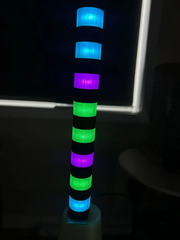
#> input picture img/beacon_01_qvga.jpg, 180 x 240 px
$ python -i color_thresh.py   (imports and definitions only)
#> lines starting #> are read from the running program, lines starting #| are printed output that depends on the picture
"""
- thresholding the image in HSV space for the three colors the pole can display
  (green, blue, pink) and unioning the resulting masks
- The mask is cleaned up with morphologic open/close operations to remove noise
- small contours are dropped
- image moments of the surviving mask are computed and the centroid is taken as
  the ratio of the first-order moments to the zero-order moment
"""

from __future__ import annotations

from pathlib import Path

import cv2
import numpy as np

from detectors.detector import AdjustableParam, Detector
from my_types import DetectCentroidResult

GREEN = ((40, 60, 60), (85, 255, 255))
BLUE = ((95, 60, 60), (130, 255, 255))
PINK = ((140, 60, 60), (179, 255, 255))

CONTOUR_LIMIT_FACTOR = 0.10


# [19 lines that did not run here, left out]


# [5 lines that did not run here, left out]


# [28 lines that did not run here, left out]


def _drop_small_contours(mask: np.ndarray) -> np.ndarray:
    contours, _ = cv2.findContours(mask, cv2.RETR_EXTERNAL, cv2.CHAIN_APPROX_SIMPLE)
    if not contours:
        return mask
    largest = max(cv2.contourArea(c) for c in contours)
    limit = CONTOUR_LIMIT_FACTOR * largest
    kept = np.zeros_like(mask)
    for contour in contours:
        if cv2.contourArea(contour) >= limit:
            cv2.drawContours(kept, [contour], -1, 255, thickness=cv2.FILLED)
    return kept

>>> import cv2
>>> picture = cv2.imread('../img/beacon_01_qvga.jpg', cv2.IMREAD_GRAYSCALE)
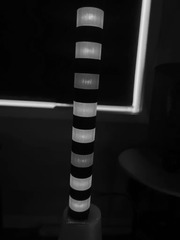
#> picture: shape (240, 180); min 0, max 231, mean 23.6
#> (the run stopped early here; a loop or call above may not have finished)

$ run again, on img/beacon_02_qvga.jpg
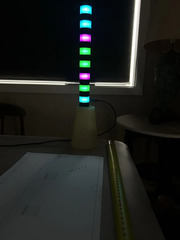
#> input picture img/beacon_02_qvga.jpg, 180 x 240 px
#> `picture = cv2.imread('../img/beacon_01_qvga.jpg', cv2.IMREAD_GRAYSCALE)`:
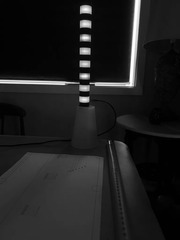
#> picture: shape (240, 180); min 0, max 255, mean 31.1

$ run again, on img/beacon_03_qvga.jpg
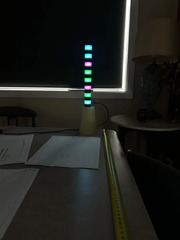
#> input picture img/beacon_03_qvga.jpg, 180 x 240 px
#> `picture = cv2.imread('../img/beacon_01_qvga.jpg', cv2.IMREAD_GRAYSCALE)`:
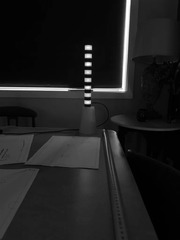
#> picture: shape (240, 180); min 0, max 255, mean 31.5

$ run again, on img/beacon_04_qvga.jpg
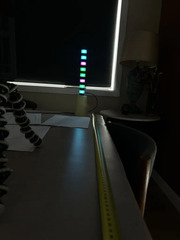
#> input picture img/beacon_04_qvga.jpg, 180 x 240 px
#> `picture = cv2.imread('../img/beacon_01_qvga.jpg', cv2.IMREAD_GRAYSCALE)`:
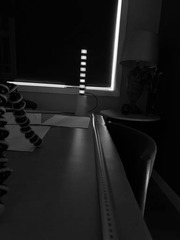
#> picture: shape (240, 180); min 0, max 255, mean 26.3
